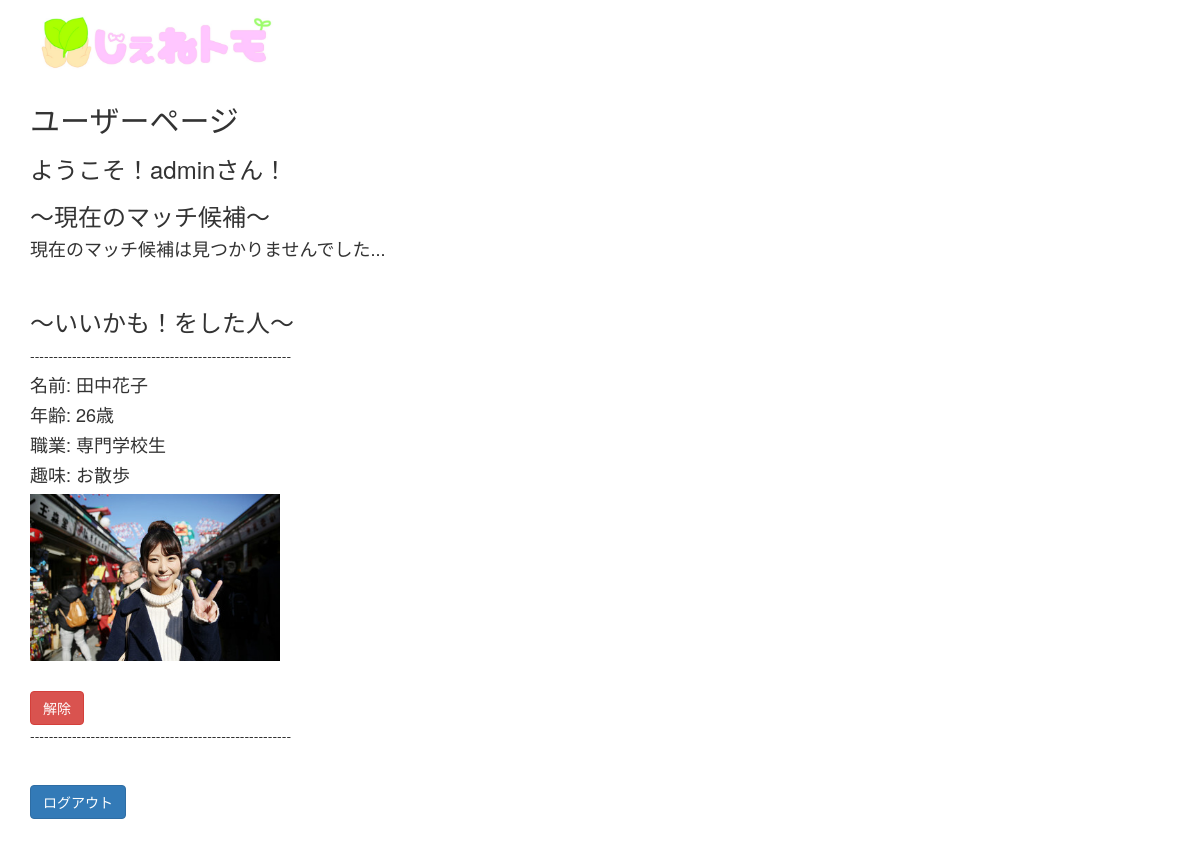
The app's page /index (signed in) with its own data.
### app.py (models this page shows)
class User(UserMixin,db.Model): # ユーザテーブル
    id = db.Column(db.Integer, primary_key=True)
    username = db.Column(db.String(30),unique=True)
    password = db.Column(db.String(12))

class Candidate(db.Model): # いいかも！した人
    id = db.Column(db.Integer, primary_key=True)
    name = db.Column(db.String(50), nullable=False)
    age = db.Column(db.String(5),  nullable=False)
    job = db.Column(db.String(100), nullable=False)
    hobby = db.Column(db.String(100), nullable=False)
    img = db.Column(db.String(10), nullable=False)

### app.py (the view)
@app.route('/index',methods=["GET","POST"]) # メイン画面
@login_required
def index():
    username = current_user.username
    if request.method == "GET":
        matchers = Younger.query.all()
        candidate = Candidate.query.all()
        return render_template("/index.html",username=username,matchers = matchers,candidates = candidate)

### app.py (called while the page is built)
@login_manager.user_loader
def load_user(id):
    return User.query.get(int(id))

### templates/index.html (shortened to what this page needs)
{% extends "bootstrap/base.html" %}
{% block content %}
<div class="container">
     <img src="../static/image/icon.jpg" width="250px">
     <h2>ユーザーページ</h2>
     <h3>ようこそ！{{ username }}さん！</h3>
     <h3>～現在のマッチ候補～</h3>
     {% if matchers |length == 0 %}
     <h4>現在のマッチ候補は見つかりませんでした...</h4>
     {% endif %}
     <p><br></p>
     <h3>～いいかも！をした人～</h3>
     {% for candidate in candidates %}
     <person>
          <p>--------------------------------------------------------</p>
          <div id = "ismutch">
               <h4>名前: {{ candidate.name }}</h4>
               <h4>年齢: {{ candidate.age }}歳</h4>
               <h4>職業: {{ candidate.job }}</h4>
               <h4>趣味: {{ candidate.hobby }}</h4>
               <img src="../static/image/people/{{ candidate.img }}.jpg" width="250px">
          </div>
     </person>
     <p><br></p>
     <a href="/{{candidate.id}}/delete" role="botton"><button class = "btn btn-danger">解除</button></a>
     {% endfor %}
     {% if candidates |length > 0 %}
     <p>--------------------------------------------------------</p>
     {% endif %}
     <p><br></p>
     <a href="/logout" role="button"><button class="btn btn-primary">ログアウト</button></a>
</div>
<p><br></p>
{% endblock %}

### records on screen
User: username "admin"
Candidate: name "田中花子", age "26", job "専門学校生", hobby "お散歩", img (picture)
